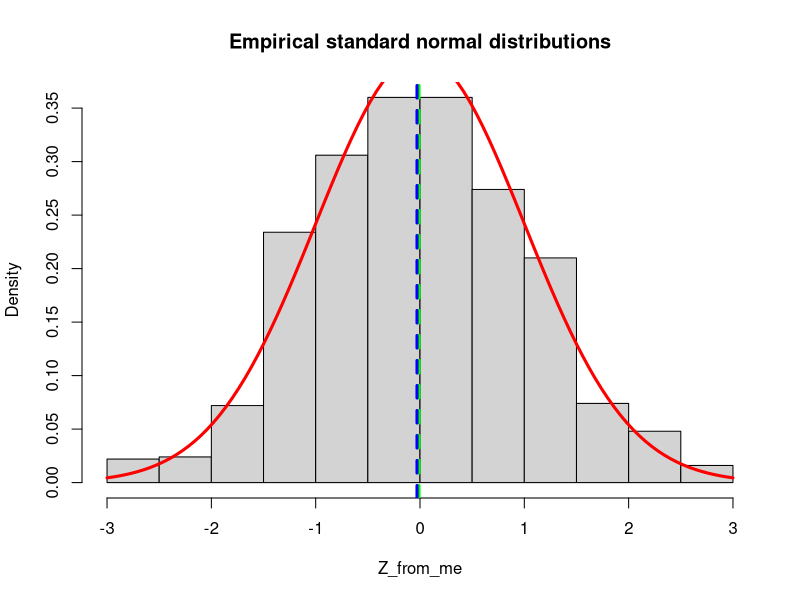
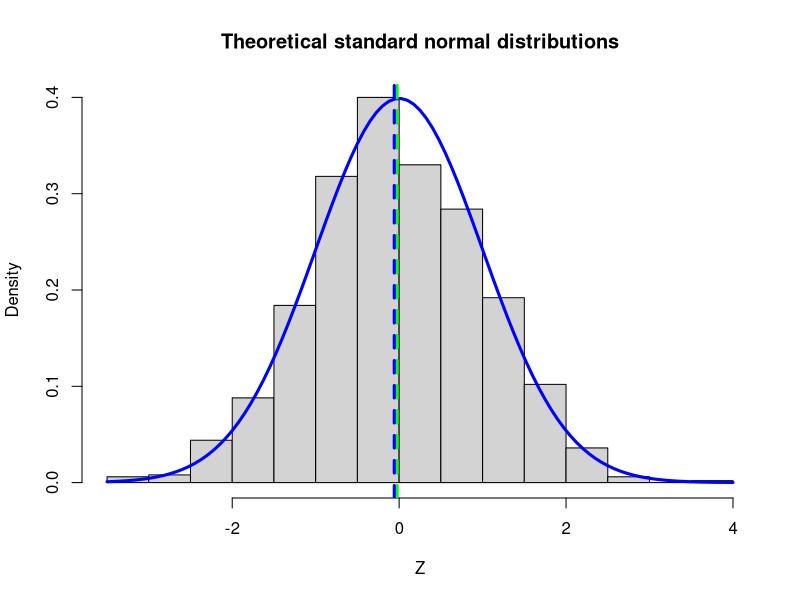
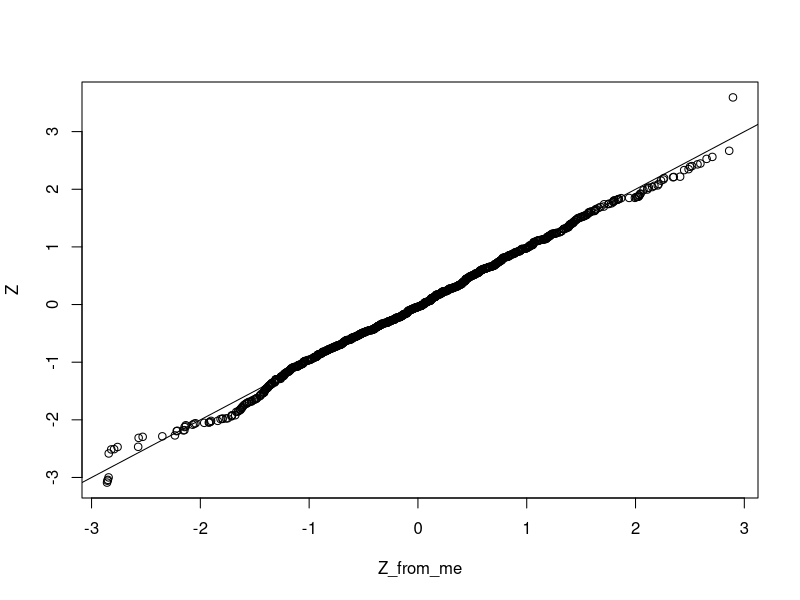
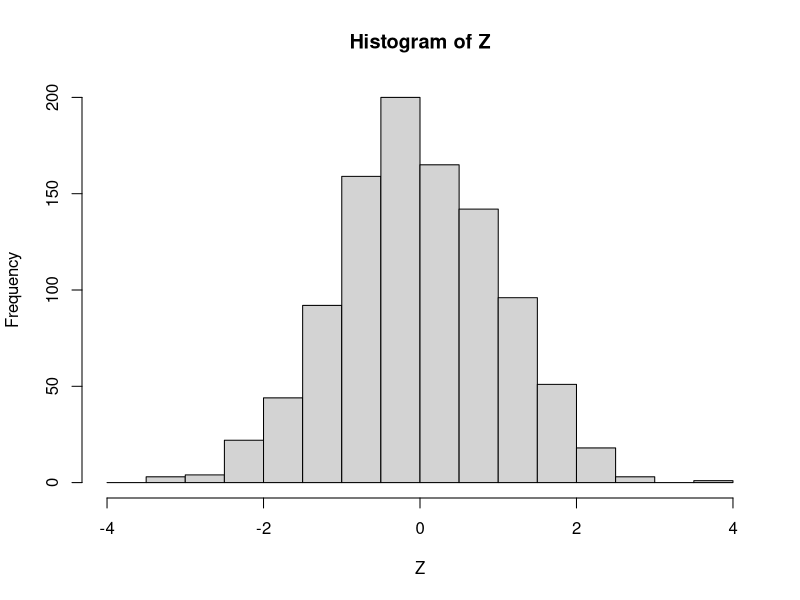
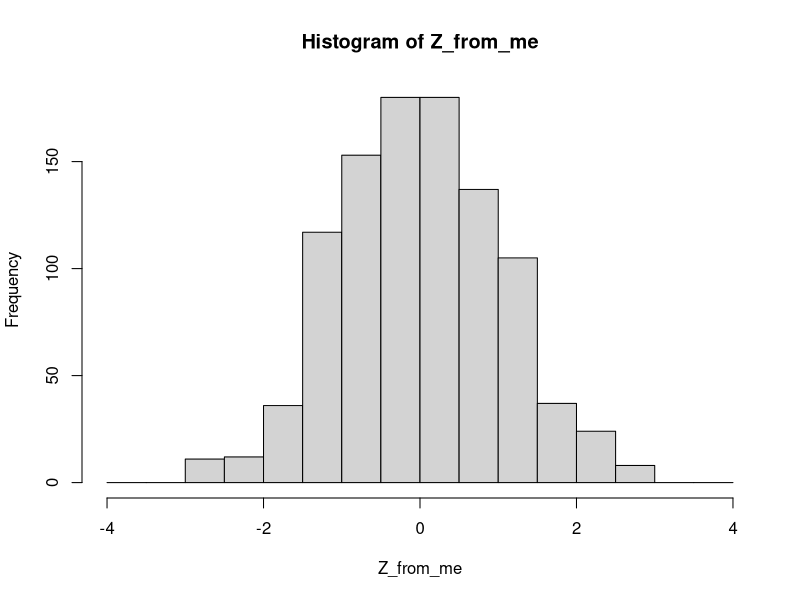
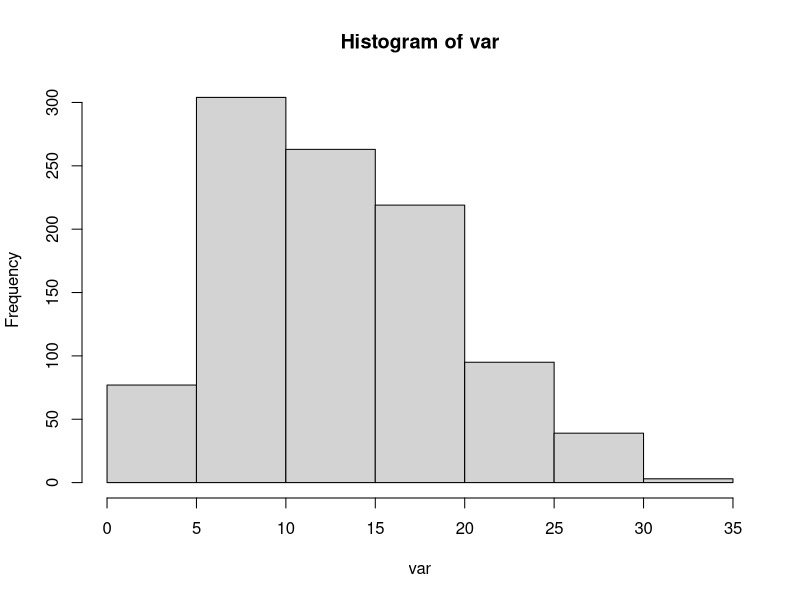
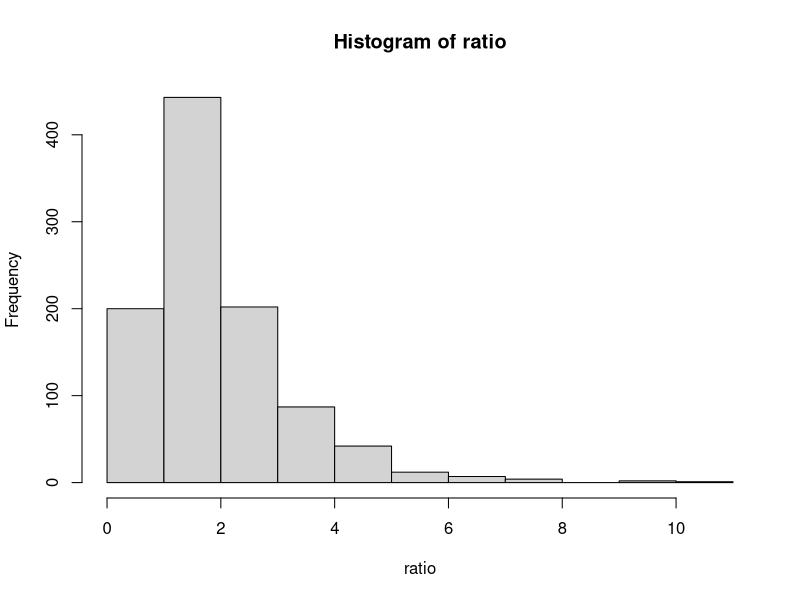

Here is the R script that generated these plots, in order:
## ---- chunk 1
knitr::opts_chunk$set(echo = TRUE, tidy=TRUE, error = TRUE, warning = FALSE, message = FALSE, fig.show ='hold',tidy.opts=list(width.cutoff=80))
## ---- chunk 2
set.seed(99)
#I use Method 9: Proposed Method
#1. Generate U from the U(0,1) distribution.
unif_rv=runif(n=1000, min=0, max=1)
# Return Z
# Z_from_me = -(log(1/unif_rv-1))/1.702 # log computes natural logarithms(ln=log_e) by default
Z_from_me=0.46615+90.72192*tanh(-31.35694+28.77154*unif_rv)-89.36967*tanh(-2.57136-31.16364*unif_rv)-96.55499*tanh(3.94963-1.66888*unif_rv)+97.36346*tanh(2.31229+1.84289*unif_rv)
## ---- chunk 3
set.seed(99)
#rnorm: The Normal Distribution
Z= rnorm(1000, mean = 0, sd = 1)
## ---- chunk 4
hist(Z_from_me,main="Empirical standard normal distributions",prob=TRUE)
curve(dnorm(x,0,1), add=TRUE, col='red',lwd=3)
abline(v = c(mean(Z_from_me),median(Z_from_me)),  col=c("green", "blue"), lty=c(2,2), lwd=c(3, 3))

hist(Z, main="Theoretical standard normal distributions",prob=TRUE)
curve(dnorm(x,0,1), add=TRUE, col='blue',lwd=3)
abline(v = c(mean(Z),median(Z)),  col=c("green", "blue"), lty=c(2,2), lwd=c(3, 3))
## ---- chunk 5

skewness1 = sum((Z_from_me-mean(Z_from_me))^3)/((length(Z_from_me)-1)*sd(Z_from_me)^3)
kurtosis1 = sum((Z_from_me-mean(Z_from_me))^4)/((length(Z_from_me)-1)*sd(Z_from_me)^4)

skewness2 = sum((Z-mean(Z))^3)/((length(Z)-1)*sd(Z)^3)
kurtosis2 = sum((Z-mean(Z))^4)/((length(Z)-1)*sd(Z)^4)

table = matrix(c(mean(Z_from_me), mean(Z), 
                  sd(Z_from_me), sd(Z), 
                  skewness1, skewness2,
                  kurtosis1, kurtosis2),2,4)

colnames(table) = c("mean", "sd", "skewness", "kurtosis")
rownames(table) = c( "Empirical distributions","Theoretical distributions")

knitr::kable(table, caption = " Characteristics check")
## ---- chunk 6
qqplot(Z_from_me, Z)
abline(0,1)
## ---- chunk 7
#use round(min(Z_from_me)) to round(max(Z_from_me)) for normal dist
bins = seq(-4, 4, by=.5)
#df is bins-1: ts=(sum(hist2-hist1)^2/(hist1)), p-value=1-P(X<ts) using chi-sq dist
hist1=hist(Z, freq=TRUE, breaks= bins)$counts + 1
hist2=hist(Z_from_me, freq=TRUE, breaks= bins)$counts + 1
chisq.test(hist2, p=hist1, rescale.p = TRUE)

## ---- chunk 8
library(boot)

# define parameters
set.seed(99)
x1 = rnorm(1000,mean=0,sd=sqrt(12))
x2 = rnorm(1000,mean=0,sd=sqrt(8))
df = cbind(x1,x2)
## ---- chunk 9
var1 <- function(data,i){
  var <- sd(data[i])^2 # variance for first normal distribution
  return(var)
}

set.seed(99)
data1 = sample(df[,1], 10)
results <-boot(data=data1, statistic = var1, R=1000)
results

var = results$t
hist(var)

cat("\nit is close to the true value",12)

## ---- chunk 10
v= 12/8

var_ratio <- function(data, indices, n1=10, n2=20){
  set.seed(99)
  sample1 = df[sample(size=n1, x=indices, replace = TRUE),1]
  sample2 = df[sample(size=n2, x=indices, replace = TRUE),2]
  ratio = (sd(sample1)/sd(sample2))^2
  return(ratio)}

results2 <- boot(df, statistic = var_ratio, R=1000)
results2

ratio = results2$t[1:1000,]
hist(ratio)

cat("\nit is close to the true value",v)

## ---- chunk 11
boot.ci(results2, type="bca")
